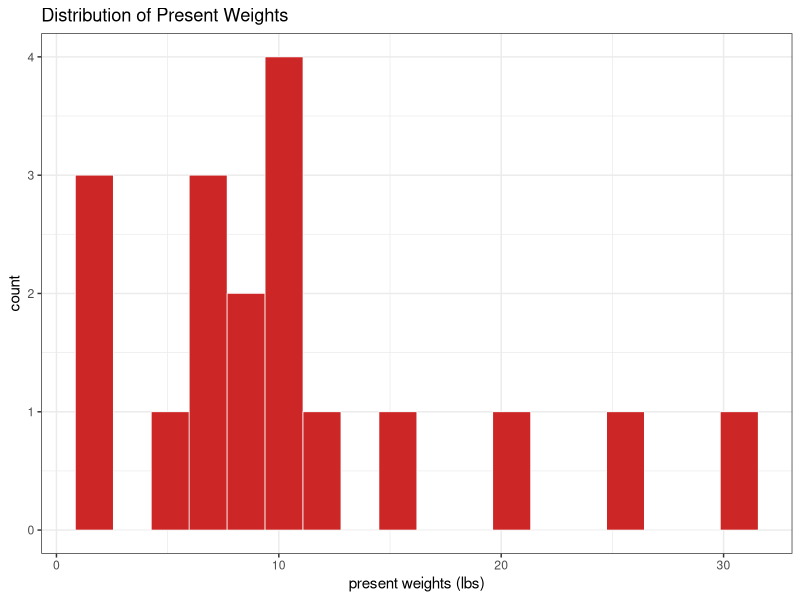
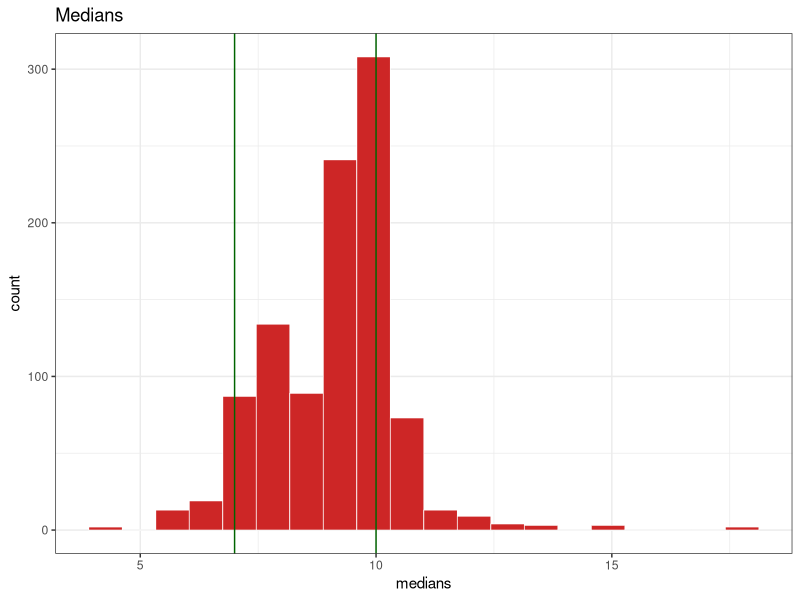

R code for these plots, in order: (Note: this script raises an error after producing the figures.)
## ---- chunk 1
row        <- data.frame(t(c(5, 20, 17)))
names(row) <- c("kings", "warriors", "lakers")
row
## ---- chunk 2
unis <- c("stanford", "berkeley")
eths <- c("african american", "asian", "chicano/latino", "native american/alaska native", "pacific islander", "white", "other/decline to state", "mixed")
cal  <- c(843, 9990, 3192, 186, 65, 7243, 1137, 2525)
sta  <- c(6,     21,   16,   1,  1,   36,    1,   10) * (7032/100)

uni_data <- data.frame(cbind(cal, sta))
rownames(uni_data) <- eths
names(uni_data) <- unis
uni_data
## ---- chunk 3
sweater <- round(runif(6, 50, 65), 1)
shirt   <- round(runif(6, 68, 80), 1)
outfit_df <- data.frame(cbind(c(sweater, shirt), rep(c("sweater", "shirt"), each=6)))
names(outfit_df) <- c("farenheit", "outfit")
outfit_df
## ---- chunk 4
sweater <- round(runif(6, 50, 65), 1)
shirt   <- round(runif(6, 68, 80), 1)
outfit_df <- data.frame(cbind(c(sweater, shirt), rep(c("sweater", "shirt"), each=6)))
names(outfit_df) <- c("farenheit", "outfit")
outfit_df
## ---- chunk 5
play_df <- data.frame(c(307507262, 35403776, 172425446, 166859476, 127965740, 46487943, 17032831, 15322923, 106902309, 114293608))
names(play_df) <- "spotify_plays"
play_df
## ---- chunk 6
present_weights <- c(15, 30, 2, 25, 11, 10,
                     10, 20, 5,  7,  9,  8,
                     12, 10, 7,  6,  2,  1)

destinations    <- c("north america", "south america", "africa", "asia", "europe", "australia", "europe")
shipping        <- c("priority", "economy")
present_df      <- data.frame(cbind(present_weights, destinations, shipping))

present_df$present_weights <- as.numeric(present_df$present_weights)
present_df
## ---- chunk 7
library(ggplot2)
ggplot(present_df, aes(x=present_weights)) +
  geom_histogram(bins=18, col="white", size=0.25, fill="firebrick3") +
  xlab("present weights (lbs)") +
  ggtitle("Distribution of Present Weights") +
  theme_bw()
## ---- chunk 8
medians <- sapply(1:1000, function(x) median(sample(present_weights, length(present_weights), replace=TRUE)))
medians <- data.frame(medians)
## ---- chunk 9
library(dplyr)
median_quantiles <- medians %>% summarize(fifth_perc=quantile(medians, 0.05),
                      ninetyfifth_perc=quantile(medians, 0.95))
median_quantiles
## ---- chunk 10
ggplot(medians, aes(x=medians)) +
  geom_histogram(bins=20, col="white", size=0.25, fill="firebrick3") +
  ggtitle("Medians") +
  geom_vline(xintercept=7, col="darkgreen") +
  geom_vline(xintercept=10, col="darkgreen") +
  theme_bw()
## ---- chunk 11
sample_means <- present_df %>% 
  group_by(shipping) %>% 
  summarize(n=length(present_weights),
            mean=mean(present_weights))
sample_means
## ---- chunk 12
head(present_df %>% select(present_weights, shipping))
## ---- chunk 13
new_labels <- lapply(1:999, function(x) sample(present_df$shipping, nrow(present_df), replace=TRUE))
new_lab_df <- cbind(present_df, new_labels)
names(new_lab_df) <- c("present_weights", "shipping", paste0("shipping_i", 1:1000))
head(new_lab_df[,c(1:5)])
## ---- chunk 14
all_the_means <- c()

each_col <- 3
for (each_col in 3:1002) {
  tmp_df <- data.frame(cbind(new_lab_df %>% pull(present_weights), new_lab_df[,each_col]))
  names(tmp_df) <- c("present_weights", "shipping")
  tmp_df$shipping <- ifelse(tmp_df$shipping==1, "priority", "economy")
  tmp_means <- tmp_df %>% group_by(shipping) %>% summarize(mean=mean(present_weights))
  all_the_means <- rbind(all_the_means, tmp_means$mean)
}

all_the_means <- data.frame(all_the_means)
names(all_the_means) <- c("priority", "economy")

all_the_means <- all_the_means %>% mutate(mean_difference=priority-economy)

head(all_the_means)
## ---- chunk 15
original_diff <- 6.888889 - 7.222222

ggplot(all_the_means, aes(x=mean_difference)) +
  geom_histogram(bins=40, col="white", size=0.25, fill="firebrick3") +
  geom_vline(xintercept=original_diff, col="darkgreen") + 
  xlab("difference in sample means") +
  ggtitle("Histogram of Sample Mean Differences") +
  theme_bw()
## ---- chunk 16
c(prob_below_value=length(which(all_the_means %>% pull(mean_difference) < original_diff)) / nrow(all_the_means), prob_above_value=length(which(all_the_means %>% pull(mean_difference) > original_diff)) / nrow(all_the_means))
